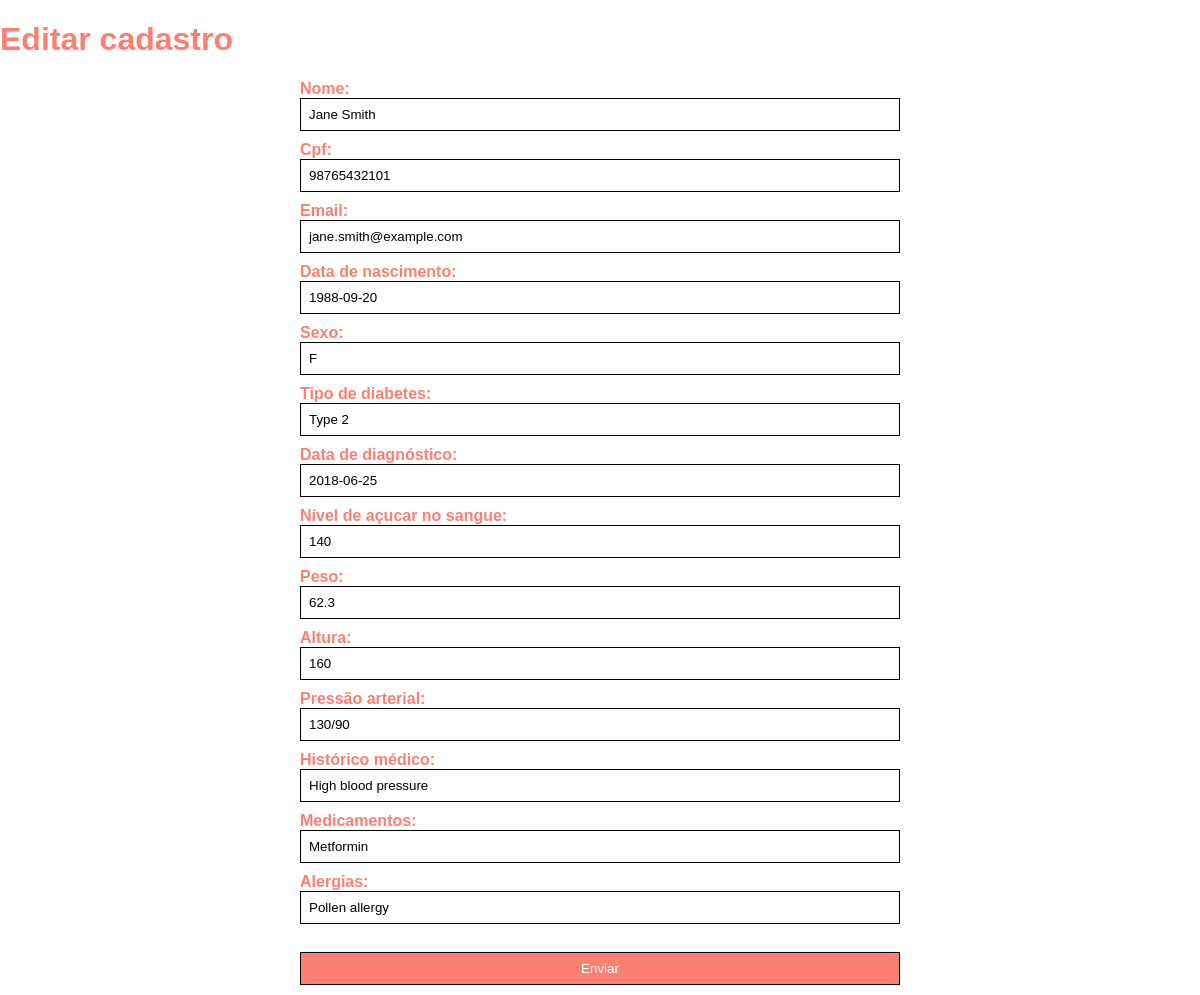
The page /usu_edit.php?id=2 on the database its author committed.
### tables this page shows
CREATE TABLE usuario (
  id INT NOT NULL AUTO_INCREMENT,
  nome VARCHAR(255) NOT NULL,
  email VARCHAR(255) NOT NULL,
  cpf VARCHAR(11) NOT NULL,
  data_nascimento DATE NOT NULL,
  sexo CHAR(1) NOT NULL,
  tipo_diabetes VARCHAR(255) NOT NULL,
  data_diagnostico DATE NOT NULL,
  nivel_acucar_sangue FLOAT NOT NULL,
  peso FLOAT NOT NULL,
  altura FLOAT NOT NULL,
  pressao_arterial FLOAT NOT NULL,
  historico_medico VARCHAR(255) NOT NULL,
  medicamentos VARCHAR(255) NOT NULL,
  alergias VARCHAR(255) NOT NULL,
  PRIMARY KEY (id)
);

### usu_edit.php (the view, shortened to what this page needs)
<!DOCTYPE html>
<html lang="en">
<head>
</head>
<body>
<?php
    include("connection.php");
    $id = $_GET["id"];
    $sql = sprintf("SELECT * FROM usuario WHERE id = %d", $id);
    $result = $conn->query($sql);
    if ($result->num_rows > 0) {
        while ($row = $result->fetch_assoc()) {
            $id = $row["id"];
            $nome = $row["nome"];
            $cpf = $row["cpf"];
            $email = $row["email"];
            $data_nascimento = $row["data_nascimento"];
            $sexo = $row["sexo"];
            $tipo_diabetes = $row["tipo_diabetes"];
            $data_diagnostico = $row["data_diagnostico"];
            $nivel_acucar_sangue = $row["nivel_acucar_sangue"];
            $peso = $row["peso"];
            $altura = $row["altura"];
            $pressao_arterial = $row["pressao_arterial"];
            $historico_medico = $row["historico_medico"];
            $medicamentos = $row["medicamentos"];
            $alergias = $row["alergias"];
        }
    }
?>
    <h1>Editar cadastro</h1>
    <form name="form1" id="form1" method="post" action="usu_edit_php.php">
        <b>Nome:</b><br>
        <input type="text" name="txtNome" value="<?php echo $nome?>"><br>
        <b>Cpf:</b><br>
        <input type="text" name="txtCpf" value="<?php echo $cpf?>"><br>
        <b>Email:</b><br>
        <input type="text" name="txtEmail" value="<?php echo $email?>"><br>
        <b>Data de nascimento:</b><br>
        <input type="text" name="txtData_nascimento" value="<?php echo $data_nascimento?>"><br>
        <b>Sexo:</b><br>
        <input type="text" name="txtSexo" value="<?php echo $sexo?>"><br>
        <b>Tipo de diabetes:</b><br>
        <input type="text" name="txtTipo_diabetes" value="<?php echo $tipo_diabetes?>"><br>
        <b>Data de diagnóstico:</b><br>
        <input type="text" name="txtData_diagnostico" value="<?php echo $data_diagnostico?>"><br>
        <b>Nível de açucar no sangue:</b><br>
        <input type="text" name="txtNivel_acucar_sangue" value="<?php echo $nivel_acucar_sangue?>"><br>
        <b>Peso:</b><br>
        <input type="text" name="txtPeso" value="<?php echo $peso?>"><br>
        <b>Altura:</b><br>
        <input type="text" name="txtAltura" value="<?php echo $altura?>"><br>
        <b>Pressão arterial:</b><br>
        <input type="text" name="txtPressao_arterial" value="<?php echo $pressao_arterial?>"><br>
        <b>Histórico médico:</b><br>
        <input type="text" name="txtHistorico_medico" value="<?php echo $historico_medico?>"><br>
        <b>Medicamentos:</b><br>
        <input type="text" name="txtMedicamentos" value="<?php echo $medicamentos?>"><br>
        <b>Alergias:</b><br>
        <input type="text" name="txtAlergias" value="<?php echo $alergias?>"><br>
        <input type="hidden" name="hidId" value="<?php echo $id?>"><br>
        <input type="submit" value="Enviar">
    </form>
</body>
</html>

### usu_edit.php (style rules this page uses)
body { background-color: #fff; color: #000; font-family: Arial, sans-serif; margin: 0; padding: 0; }
h1 { color: #fa8072; }
form { max-width: 600px; margin: 0 auto; }
b { color: #fa8072; }
input { padding: 8px; margin-bottom: 10px; width: 100%; box-sizing: border-box; border: 1px solid #000; }
input[type="submit"] { background-color: #fa8072; color: #fff; cursor: pointer; }

### rows shown on the page
usuario: txtNome "Jane Smith", txtCpf "98765432101", txtEmail "jane.smith@example.com", txtData_nascimento "1988-09-20", txtSexo "F", txtTipo_diabetes "Type 2", txtData_diagnostico "2018-06-25", txtNivel_acucar_sangue "140", txtPeso "62.3", txtAltura "160", txtPressao_arterial "130/90", txtHistorico_medico "High blood pressure", txtMedicamentos "Metformin", txtAlergias "Pollen allergy"
